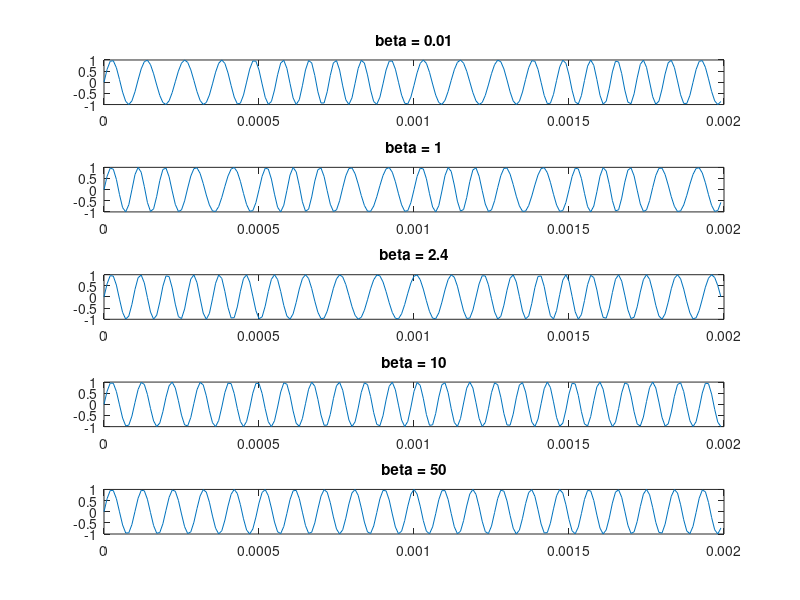
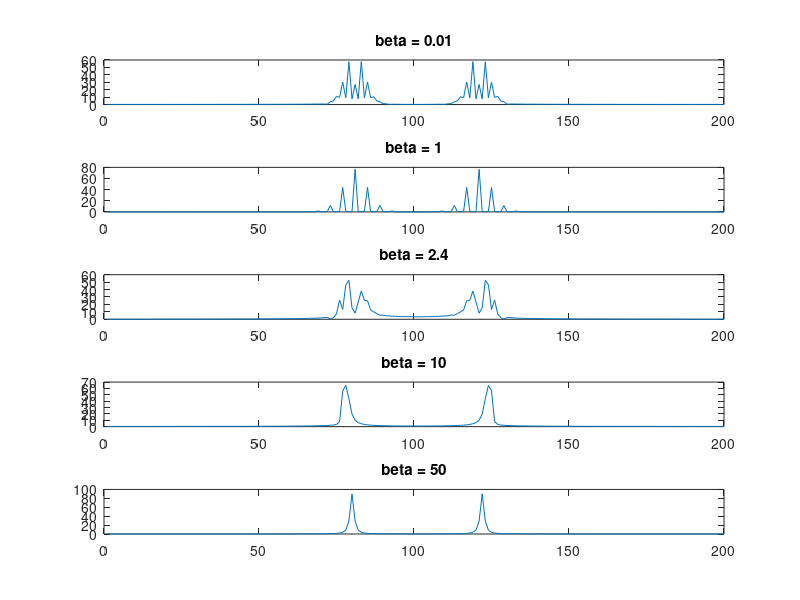

Source code (MATLAB) for these figures, in order:
%%
% Modulating frequency (fixing fm for the case when Wm is constant)
fm=1000;

% Frequency sensitivity (fixing kf for the case when delW is constant)
kf = 5000; 

% Carrier frequency
fc=10000;

% Sampling frequency
fs=10*fc;

% Time vector
t=0:1/fs:(0.002-1/fs);	

% Amplitude of modulating signal
Am=2.5;

beta = [0.01, 1, 2.4, 10, 50];

% %% Case 1: When Wm is constant, delW is varying
% % using fundamental frequency for kf calculation
% kfvar = 2*pi*fm*beta/Am;
% 
% %msg = Am * sin(2*pi*fm*t);
% %msg = Am * square(2*pi*fm*t);
% msg = Am * sawtooth(2*pi*fm*t, 1/2);
% 
% % Message Signal and FM signals
% figure(1);
% subplot(6,1,1);
% plot(t,msg);
% title("Message Signal: triangular wave");
% 
% for  i = 1:length(kfvar)
%    
%     cmsg = cumsum(msg)/fs;
%     FM = sin(2*pi*fc*t + kfvar(i)*cmsg);
%     
%     subplot(6,1,i+1);
%     plot(t,FM);
%     title(sprintf('beta = %d', beta(i)));
% end
% 
% % Frequency Spectrum of above signals
% figure(2);
% subplot(6,1,1);
% plot(fftshift(abs(fft(msg))));
% title("Frequency Spectrum of Message Signal");
% 
% for  i = 1:length(kfvar)
%    
%     cmsg = cumsum(msg)/fs;
%     FM = sin(2*pi*fc*t + kfvar(i)*cmsg);
%     
%     subplot(6,1,i+1);
%     plot(fftshift(abs(fft(FM))));
%     title(sprintf('beta = %d', beta(i)));
% end

%% Case 2: When delW is constant, Wm is varying
Wmvar = (kf * Am)./beta;

% FM signals
figure(3);

for  i = 1:length(Wmvar)
   
    msg = Am * sin(Wmvar(i)*t);
    cmsg = cumsum(msg)/fs;
    FM = sin(2*pi*fc*t + kf*cmsg);
    
    subplot(5,1,i);
    plot(t,FM);
    title(sprintf('beta = %d', beta(i)));
end

% Frequency Spectrum of above signals
figure(4);
subplot(5,1,1);

for  i = 1:length(Wmvar)
   
    msg = Am * sin(Wmvar(i)*t);
    cmsg = cumsum(msg)/fs;
    FM = sin(2*pi*fc*t + kf*cmsg);
    
    subplot(5,1,i);
    plot(fftshift(abs(fft(FM))));
    title(sprintf('beta = %d', beta(i)));
end

